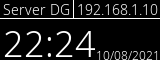

Source code (Python):
from PIL import Image, ImageDraw, ImageFont
import socket 
from datetime import datetime

# GLOBAL VARS
WIDTH = 160
HEIGHT = 60
MARGIN = 3

NAME = "Server DG"
font_path = "NotoSans-Light.ttf"


def prep_image():
    # set background
    image = Image.new("RGB", (WIDTH, HEIGHT), "black")
    draw = ImageDraw.Draw(image)
    return image

def get_ip():
    s = socket.socket(socket.AF_INET, socket.SOCK_DGRAM)
    try:
        # doesn't even have to be reachable
        s.connect(('10.255.255.255', 1))
        IP = s.getsockname()[0]
    except Exception:
        IP = '127.0.0.1'
    finally:
        s.close()
    return IP

def get_time():
    now = datetime.now()
    time = now.strftime("%H:%M")
    date = now.strftime("%d/%m/%Y")
    return time, date

def add_text(image):
    # draw content
    draw = ImageDraw.Draw(image)
    font = ImageFont.truetype(font_path, 14)

    # text top left
    
    w, h = draw.textsize(NAME, font=font)    
    draw.text((MARGIN,0), NAME, font=font)    

    lineHor1Y = h+MARGIN
    lineVer1X = MARGIN+w+MARGIN

    # spacers
    draw.line((0, lineHor1Y, WIDTH, lineHor1Y), "white") # h split
    draw.line((lineVer1X, 0, lineVer1X, lineHor1Y), "white") # v split

    # IP right
    ip =  get_ip()
    w, h = draw.textsize(ip, font=font)    
    draw.text((lineVer1X + MARGIN + 1 ,0), ip, font=font)    

    # time & date
    time, date = get_time()
    font = ImageFont.truetype(font_path, 12)
    w, h = draw.textsize(date, font=font)
    draw.text((WIDTH-w,HEIGHT-h), date, font=font)    

    font = ImageFont.truetype(font_path, 36)
    w, h = draw.textsize(time, font=font)
    draw.text((MARGIN,HEIGHT-h-MARGIN), time, font=font)    

    return image

def write_out(output_path, image):
    image.save(output_path)

if __name__ == "__main__":
    blank_image = prep_image()
    image = add_text(blank_image)
    write_out("display.png",image)
